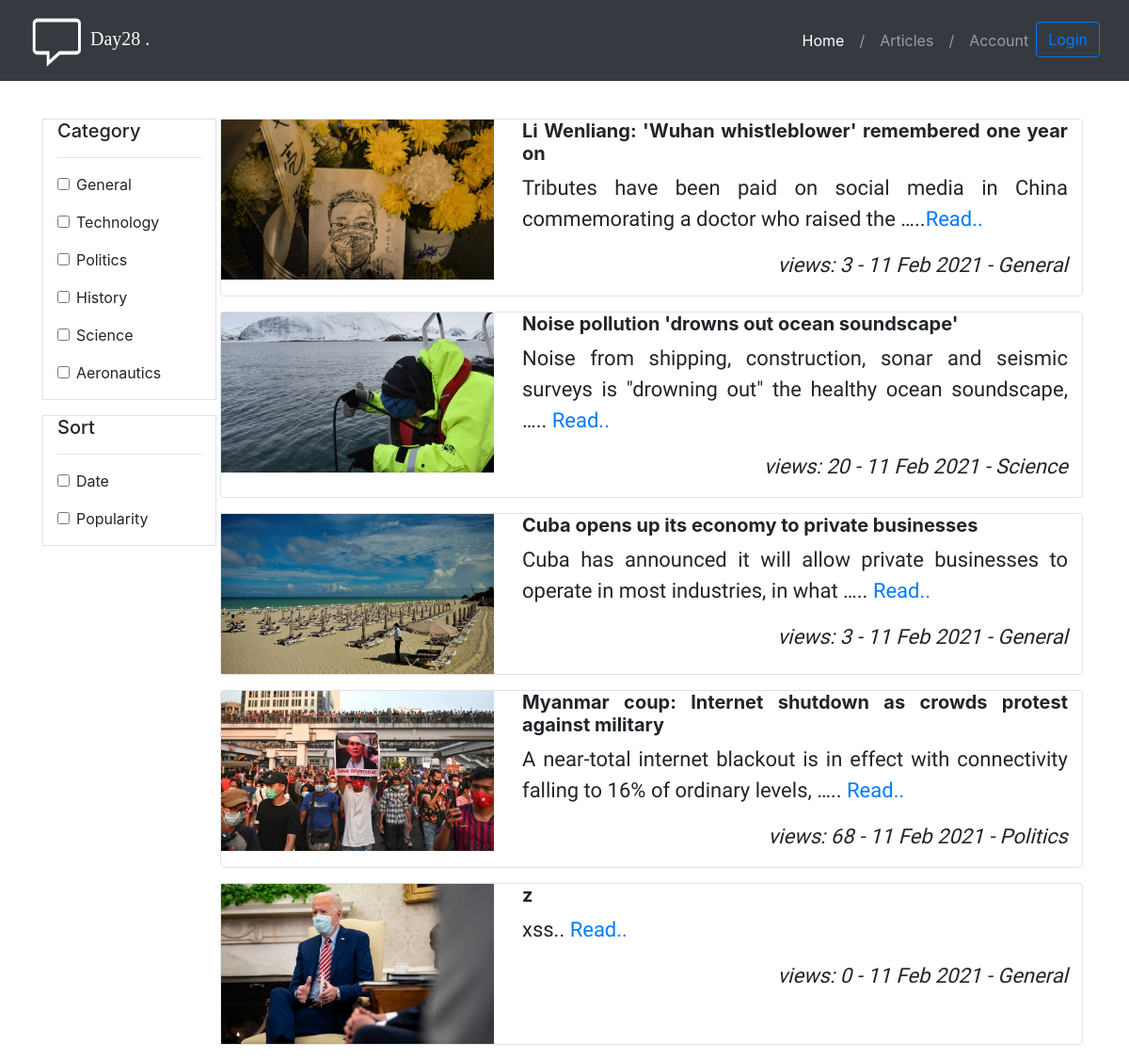
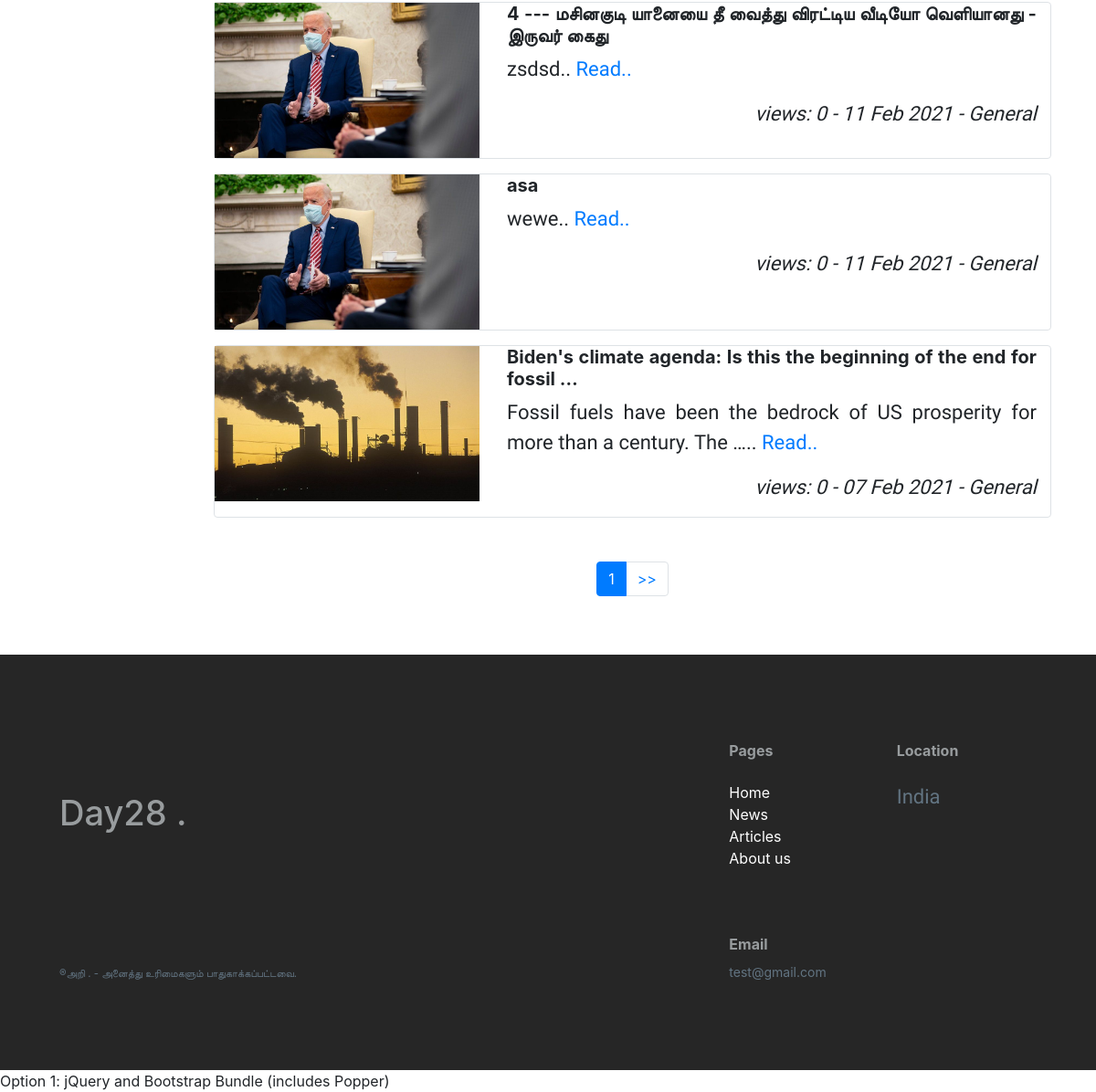
/news/list/, run on the app's committed database (2 pictures, top to bottom).
### news/models.py (models this page shows, shortened)
class ArticleModel(models.Model):
    article_category_list=[('General','General'),('Technology','Technology'),('Politics','Politics'),('History','History'),('Science','Science'),('Aeronautics','Aeronautics')]
    article_header=models.CharField(blank=False,max_length=500)
    article_body = models.TextField(blank=False,max_length=10000)
    article_category = models.CharField(blank=False, max_length=500,default='General',choices=article_category_list)
    article_priority=models.IntegerField(blank=True)
    article_uploaded_date_time=models.DateTimeField(auto_now=True)
    uploader_ip_address=models.GenericIPAddressField(null=True,blank=True,max_length=100)
    carousel_image=models.ImageField(upload_to='images/%Y/%m/%d/%H%M%S', blank=True)
    image1=models.ImageField(upload_to='images/%Y/%m/%d/', blank=False,validators=[validate_image_file_extension])
    image2 = models.ImageField(upload_to='images/%Y/%m/%d/%H%M%S', blank=True,validators=[validate_image_file_extension])
    image3 = models.ImageField(upload_to='images/%Y/%m/%d/%H%M%S', blank=True,validators=[validate_image_file_extension])
    image4 = models.ImageField(upload_to='images/%Y/%m/%d/%H%M%S', blank=True,validators=[validate_image_file_extension])
    image5 = models.ImageField(upload_to='images/%Y/%m/%d/%H%M%S', blank=True,validators=[validate_image_file_extension])
    image6 = models.ImageField(upload_to='images/%Y/%m/%d/%H%M%S', blank=True,validators=[validate_image_file_extension])
    image7 = models.ImageField(upload_to='images/%Y/%m/%d/%H%M%S', blank=True,validators=[validate_image_file_extension])
    active_news = models.BooleanField(default=False)
    carousel_news = models.BooleanField(default=False)
    trending_news = models.BooleanField(default=False)
    article_views=models.IntegerField(default=0)
    class Meta:
        permissions = (
            ("can_edit_news", "Can edit news"),
            ("can_delete_news", "Can delete news"),
            ("can_view_news", "Can view news"),
            ("can_upload_news", "Can upload news"),
        )

### news/views.py (the view)
# urls.py: path('list/',news_view.list,name='list_news'),
def list(request):
    if request.method == 'POST':
        print('post method')
        print(request.POST.get('technology'))
        print('date: ',request.POST.get('date'))
        page = request.GET.get('pg')
        all_article_m,msg='',''
        filter_val={'general':request.POST.get('general'),'technology':request.POST.get('technology'),
                    'politics':request.POST.get('politics'),'history':request.POST.get('history'),
                    'science':request.POST.get('science'),'aeronautics':request.POST.get('aeronautics'),
                    'general1': request.POST.get('general1'), 'technology1': request.POST.get('technology1'),
                    'politics1': request.POST.get('politics1'), 'history1': request.POST.get('history1'),
                    'science1': request.POST.get('science1'), 'aeronautics1': request.POST.get('aeronautics1'),
                    'date':request.POST.get('date'),'popularity':request.POST.get('popularity'),
                    'date1':request.POST.get('date1'),'popularity1':request.POST.get('popularity1')}
        all_article_m1 = ArticleModel.objects.filter(article_category='Technology' if request.POST.get('technology') =='on' else None)
        all_article_m = ArticleModel.objects.filter(
                                                    Q(article_category='Technology' if request.POST.get('technology')  else None) |
                                                    Q(article_category='Politics' if request.POST.get('politics') else None) |
                                                    Q(article_category='History' if request.POST.get('history') else None) |
                                                    Q(article_category='Science' if request.POST.get('science') else None ) |
                                                    Q(article_category='General' if request.POST.get('general') else None ) |
                                                    Q(article_category='Technology' if request.POST.get('technology1') else None) |
                                                    Q(article_category='Politics' if request.POST.get('politics1') else None) |
                                                    Q(article_category='History' if request.POST.get('history1') else None) |
                                                    Q(article_category='Science' if request.POST.get('science1') else None) |
                                                    Q(article_category='General' if request.POST.get('general1') else None)
                                                    )
        print('article m before any filter: \n',all_article_m)
        print('article m 1 before any filter: \n', all_article_m1)
        if all_article_m:
            print('got value in article m')
            all_article_m = sort_articles(all_article_m, filter_val)
            print('page1:', page)
            if page is None:
                paginator = Paginator(all_article_m, 20)
                all_article_m = paginator.page(1)
            else:
                paginator = Paginator(all_article_m, 20
                                      )
                all_article_m = paginator.page(page)
            return render(request, 'list.html', {'all_article_m': all_article_m,'filter_val':filter_val})
        else:
            all_article_m = ArticleModel.objects.all().order_by('article_uploaded_date_time')
            all_article_m=sort_articles(all_article_m,filter_val)
            print('page1:', page)
            if page is None:
                paginator = Paginator(all_article_m, 20)
                all_article_m = paginator.page(1)
            else:
                paginator = Paginator(all_article_m, 20
                                      )
                all_article_m = paginator.page(page)
            msg= 'No articles available for the selected filter/filters'
            return render(request, 'list.html', {'all_article_m': all_article_m,'filter_val':filter_val,'msg':msg})
    else:
        print('get request')
        all_article_m = ArticleModel.objects.all().order_by('article_uploaded_date_time').reverse()
        page = request.GET.get('pg')
        if page is None:
            paginator = Paginator(all_article_m, 20)
            all_article_m=paginator.page(1)
        else:
            paginator = Paginator(all_article_m, 20
                                  )
            all_article_m = paginator.page(page)
        return render(request, 'list.html', {'all_article_m': all_article_m})

### news/templates/list.html (shortened to what this page needs)
{% extends 'base.html' %}
{% load static %}
{% load crispy_forms_tags %}
{% block upload %}
  	<div class="container mt-3">
		<div class="row">
			<div class="col-12 col-md-2 mt-4">
				<form method="post" id="form1">
					<div class="row">
						<div class="col-12 border">
							<div class="d-none d-md-block">
								<h5 class="">Category</h5>
								<hr class="">
								<div  class="" >
								<div class="form-group form-check">
									<label class="form-check-label">
										{% if filter_val.general%}
											<input class="form-check-input bg-primary " type="checkbox" name="general"  checked>
										{% else %}
											<input class="form-check-input" type="checkbox" name="general"   >
										{% endif %}
										General
									</label>
								</div>
								<div class="form-group form-check">
									<label class="form-check-label">
										{% if filter_val.technology %}
											<input class="form-check-input" type="checkbox" name="technology"  checked>
										{% else %}
											<input class="form-check-input" type="checkbox" name="technology"   >
										{% endif %}
										Technology
									</label>
								</div>
								<div class="form-group form-check">
									<label class="form-check-label">
										{% if filter_val.politics%}
											<input class="form-check-input" type="checkbox" name="politics"  checked>
										{% else %}
											<input class="form-check-input" type="checkbox" name="politics"   >
										{% endif %}
										Politics
									</label>
								</div>
								<div class="form-group form-check">
									<label class="form-check-label">
										{% if filter_val.history%}
											<input class="form-check-input" type="checkbox" name="history"  checked>
										{% else %}
											<input class="form-check-input" type="checkbox" name="history"   >
										{% endif %}
										History
									</label>
								</div>
								<div class="form-group form-check">
									<label class="form-check-label">
										{% if filter_val.science%}
											<input class="form-check-input" type="checkbox" name="science"  checked>
										{% else %}
											<input class="form-check-input" type="checkbox" name="science"   >
										{% endif %}
										Science
									</label>
								</div>
								<div class="form-group form-check">
									<label class="form-check-label">
										{% if filter_val.aeronautics%}
											<input class="form-check-input" type="checkbox" name="aeronautics"  checked>
										{% else %}
											<input class="form-check-input" type="checkbox" name="aeronautics"   >
										{% endif %}
										Aeronautics
									</label>
								</div>
							</div>
							</div>
						</div>
					</div>
					<div class="row mt-3">
						<div class="col-12 border">
							<div class="d-none d-md-block">
								<h5 class="d-none d-md-block">Sort</h5>
								<hr class="d-none d-md-block">
								<div id="" class="" >
								<div class="form-group form-check">
									<label class="form-check-label">
										{% if filter_val.date%}
											<input class="form-check-input bg-primary " type="checkbox" name="date"  checked>
										{% else %}
											<input class="form-check-input" type="checkbox" name="date"   >
										{% endif %}
										Date
									</label>
								</div>
								<div class="form-group form-check">
									<label class="form-check-label">
										{% if filter_val.popularity %}
											<input class="form-check-input" type="checkbox" name="popularity"  checked>
										{% else %}
											<input class="form-check-input" type="checkbox" name="popularity"   >
										{% endif %}
										Popularity
									</label>
								</div>
							</div>
							</div>
						</div>
					</div>
				</form>
			</div>
			<div class="col-12 col-md-10 mt-4 text-justify px-0">
				{% for article in all_article_m %}
				{% if forloop.counter == 1 %}
				<div class="row  mx-1  rounded border  white-color ">
					<div class="col-4 pl-0">
						<img src="{% static 'media/' %}{{article.image1 }}" class="list-image " alt="New York">
					</div>
					<div class="col-8">
						<h5 class="d-none d-md-block font-weight-bold">{{ article.article_header|truncatewords:"12" }}</h5>
						<p class="d-none d-md-block text-justify">
							{{ article.article_body|truncatewords:"15" }}..<a href="{% url 'show_news'%}?go={{article.pk }}&alt=article">Read..</a>
						</p>
						<p class="text-right">
							<i>views: {{ article.article_views }} - </i>
							<i>{{ article.article_uploaded_date_time| date:"d M Y"}} - </i>
							<i>{{ article.article_category }}</i>
						</p>
					</div>
				</div>
				{% else %}
				<div class="row  mx-1 my-3 rounded border  white-color">
					<div class="col-4 pl-0">
						<img src="{% static 'media/' %}{{article.image1 }}" class="list-image" alt="New York">
					</div>
					<div class="col-8">
						<h5 class="d-none d-md-block font-weight-bold">{{ article.article_header|truncatewords:"12" }}</h5>
						<p class="d-none d-md-block text-justify">
							{{ article.article_body|truncatewords:"15" }}..
							<a href="{% url 'show_news'%}?go={{article.pk }}&alt=article">Read..</a>
						</p>
						<p class="text-right">
							<i>views: {{ article.article_views }} - </i>
							<i>{{ article.article_uploaded_date_time| date:"d M Y"}} - </i>
							<i>{{ article.article_category }}</i>
						</p>
					</div>
				</div>
				{% endif %}
				{% endfor %}
				<ul class="pagination mt-5 justify-content-center">
					<li class="page-item active"><a class="page-link" href="?pg={{ all_article_m.number }}">{{ all_article_m.number}}</a></li>
					{% if all_article_m.has_next  %}
						<li class="page-item "><a class="page-link" href="?pg={{ all_article_m.next_page_number }}">>></a></li>
					{% else %}
						<li class="page-item "><a class="page-link" href="?pg={{ all_article_m.number }}">>></a></li>
					{% endif %}
				</ul>
			</div>
		</div>
	</div>
{% endblock upload %}

### static/css/main.css (style rules this page uses)
body { background-color:white; font-family: }
.list-image { height: 170px; width: 100% }
body { background: linear-gradient(0deg, #fff, 50%, #DEEEFE); font-family: 'Rubik', sans-serif; background: #455A64; height: 100 !important }

### templates/base.html (style rules this page uses)
p { font-family: 'Amiri'; font-size: 22px; }

### data on the page
ArticleModel: image1 (picture), article_header "Li Wenliang: 'Wuhan whistleblower' remembered one year on", article_body "Tributes have been paid on social media in China commemorating a doctor who raised the …", article_views "3", article_uploaded_date_time "11 Feb 2021", article_category "General"
ArticleModel: image1 (picture), article_header "Noise pollution 'drowns out ocean soundscape'", article_body "Noise from shipping, construction, sonar and seismic surveys is \"drowning out\" the healthy ocean soundscape, …", article_views "20", article_uploaded_date_time "11 Feb 2021", article_category "Science"
ArticleModel: image1 (picture), article_header "Cuba opens up its economy to private businesses", article_body "Cuba has announced it will allow private businesses to operate in most industries, in what …", article_views "3", article_uploaded_date_time "11 Feb 2021", article_category "General"
ArticleModel: image1 (picture), article_header "Myanmar coup: Internet shutdown as crowds protest against military", article_body "A near-total internet blackout is in effect with connectivity falling to 16% of ordinary levels, …", article_views "68", article_uploaded_date_time "11 Feb 2021", article_category "Politics"
ArticleModel: image1 (picture), article_header "z", article_body "xss", article_views "0", article_uploaded_date_time "11 Feb 2021", article_category "General"
ArticleModel: image1 (picture), article_header "4 --- மசினகுடி யானையை தீ வைத்து விரட்டிய வீடியோ வெளியானது - இருவர் கைது", article_body "zsdsd", article_views "0", article_uploaded_date_time "11 Feb 2021", article_category "General"
ArticleModel: image1 (picture), article_header "asa", article_body "wewe", article_views "0", article_uploaded_date_time "11 Feb 2021", article_category "General"
ArticleModel: image1 (picture), article_header "Biden's climate agenda: Is this the beginning of the end for fossil …", article_body "Fossil fuels have been the bedrock of US prosperity for more than a century. The …", article_views "0", article_uploaded_date_time "07 Feb 2021", article_category "General"

### other printed values
{{ all_article_m.number }} "1"
